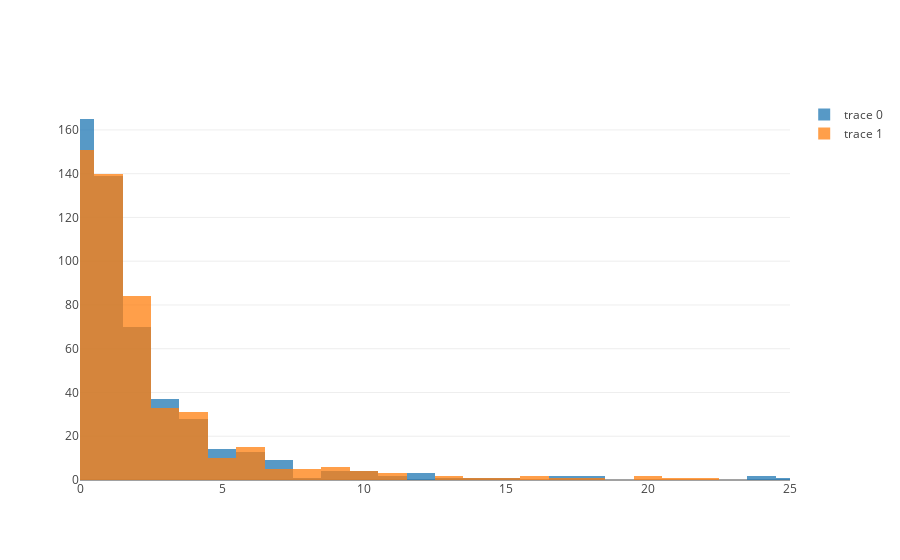

Notebook code for this chart:
### Code cell
trace1 = go.Histogram(
    x=DG_ba['5000'],
    opacity=0.75
)
trace2 = go.Histogram(
    x=PR_ba['5000'],
    opacity=0.75
)
trace3 = go.Histogram(
    x=LV_ba['5000'],
    opacity=0.75
)
data = [ trace1,trace2]
layout = go.Layout(barmode='overlay',
                  xaxis=dict(
        range=[0, 25]
    ))

fig = go.Figure(data=data, layout=layout)

iplot(fig, filename='stacked histogram')

### Figure 1 — Plotly figure (JSON) as saved in the notebook; plotly's stock layout.template omitted (floating-point values rounded to 4 significant figures; data arrays with more than 128 entries replaced by an {"elided": "..."} marker saying what was removed)
{"data": [{"opacity": 0.75, "type": "histogram", "x": {"elided": "500 int values"}}, {"opacity": 0.75, "type": "histogram", "x": {"elided": "500 int values"}}], "layout": {"barmode": "overlay", "xaxis": {"range": [0, 25]}}}
